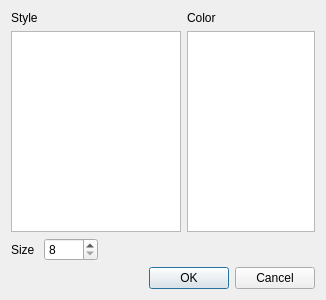
<?xml version="1.0" encoding="UTF-8"?>
<ui version="4.0">
 <class>Dialog</class>
 <widget class="QDialog" name="Dialog">
  <property name="geometry">
   <rect>
    <x>0</x>
    <y>0</y>
    <width>326</width>
    <height>300</height>
   </rect>
  </property>
  <property name="windowTitle">
   <string>Dialog</string>
  </property>
  <layout class="QGridLayout" name="gridLayout">
   <item row="3" column="5">
    <widget class="QListWidget" name="lstPenColors"/>
   </item>
   <item row="3" column="0" colspan="5">
    <widget class="QListWidget" name="lstPenStyles">
     <property name="iconSize">
      <size>
       <width>64</width>
       <height>64</height>
      </size>
     </property>
     <property name="uniformItemSizes">
      <bool>true</bool>
     </property>
    </widget>
   </item>
   <item row="0" column="5">
    <widget class="QLabel" name="label_3">
     <property name="text">
      <string>Color</string>
     </property>
    </widget>
   </item>
   <item row="0" column="0">
    <widget class="QLabel" name="label">
     <property name="text">
      <string>Style</string>
     </property>
    </widget>
   </item>
   <item row="6" column="0" colspan="6">
    <widget class="QDialogButtonBox" name="buttonBox">
     <property name="orientation">
      <enum>Qt::Horizontal</enum>
     </property>
     <property name="standardButtons">
      <set>QDialogButtonBox::Cancel|QDialogButtonBox::Ok</set>
     </property>
    </widget>
   </item>
   <item row="4" column="0">
    <widget class="QLabel" name="label_2">
     <property name="text">
      <string>Size</string>
     </property>
    </widget>
   </item>
   <item row="4" column="1" colspan="3">
    <widget class="QSpinBox" name="spinPenSize">
     <property name="minimum">
      <number>8</number>
     </property>
     <property name="maximum">
      <number>2048</number>
     </property>
    </widget>
   </item>
   <item row="4" column="4">
    <spacer name="horizontalSpacer">
     <property name="orientation">
      <enum>Qt::Horizontal</enum>
     </property>
     <property name="sizeHint" stdset="0">
      <size>
       <width>40</width>
       <height>20</height>
      </size>
     </property>
    </spacer>
   </item>
   <item row="4" column="5">
    <spacer name="horizontalSpacer_2">
     <property name="orientation">
      <enum>Qt::Horizontal</enum>
     </property>
     <property name="sizeHint" stdset="0">
      <size>
       <width>40</width>
       <height>20</height>
      </size>
     </property>
    </spacer>
   </item>
  </layout>
 </widget>
 <resources/>
 <connections>
  <connection>
   <sender>buttonBox</sender>
   <signal>accepted()</signal>
   <receiver>Dialog</receiver>
   <slot>accept()</slot>
   <hints>
    <hint type="sourcelabel">
     <x>248</x>
     <y>254</y>
    </hint>
    <hint type="destinationlabel">
     <x>157</x>
     <y>274</y>
    </hint>
   </hints>
  </connection>
  <connection>
   <sender>buttonBox</sender>
   <signal>rejected()</signal>
   <receiver>Dialog</receiver>
   <slot>reject()</slot>
   <hints>
    <hint type="sourcelabel">
     <x>316</x>
     <y>260</y>
    </hint>
    <hint type="destinationlabel">
     <x>286</x>
     <y>274</y>
    </hint>
   </hints>
  </connection>
 </connections>
</ui>
